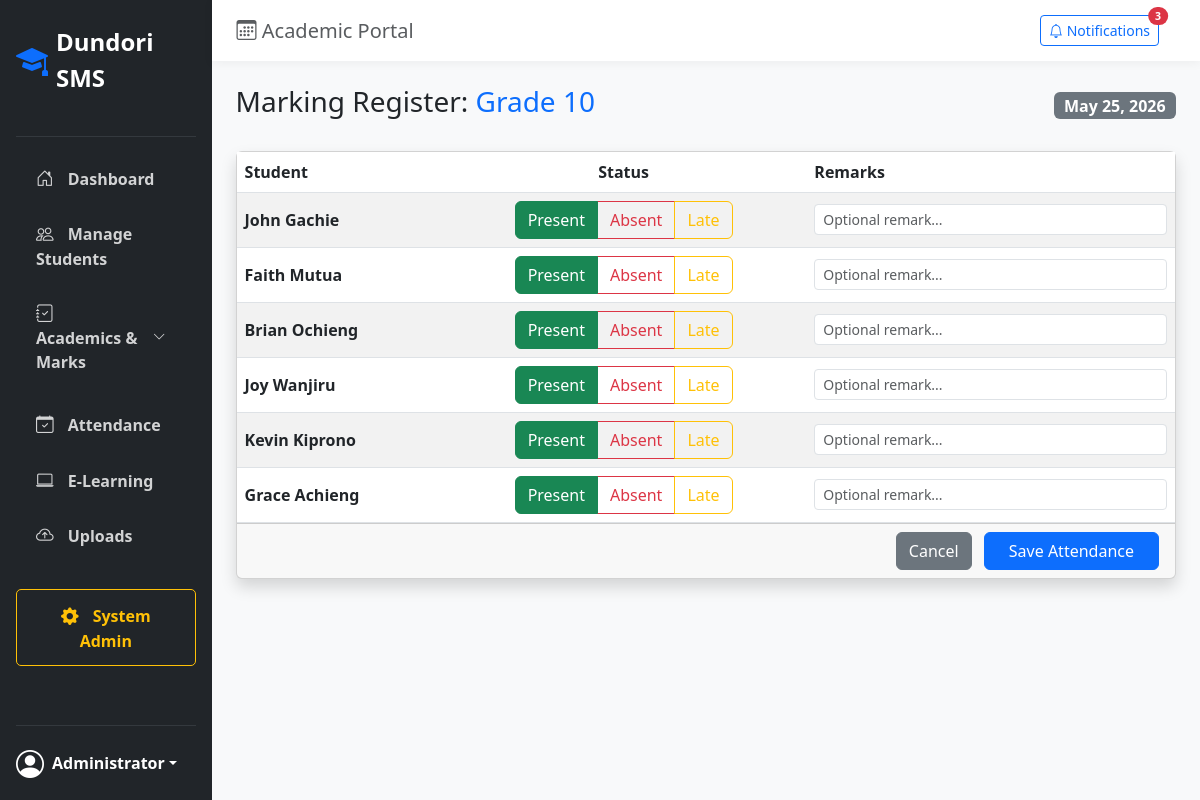
The app's page /attendance/mark/Grade 10/ (signed in) with its own data.
### students/models.py (models this page shows, shortened)
class Student(models.Model):
    SYSTEM_CHOICES = [
        ('CBC', 'CBC (Grade 10-12)'),
        ('844', '8-4-4 (Form 3-4)'),
    ]
    GENDER_CHOICES = [
        ('M', 'Male'),
        ('F', 'Female'),
    ]
    STATUS_CHOICES = [
        ('ACTIVE', 'Active'),
        ('INACTIVE', 'Inactive'),
    ]
    CLASS_CHOICES = [
        ('Grade 10', 'Grade 10'),
        ('Grade 11', 'Grade 11'),
        ('Grade 12', 'Grade 12'),
        ('Form 3', 'Form 3'),
        ('Form 4', 'Form 4'),
    ]
    PATHWAY_CHOICES = [
        ('STEM', 'STEM (Science, Tech, Engineering, Math)'),
        ('ARTS', 'Arts and Sports Science'),
        ('SOCIAL', 'Social Sciences'),
    ]
    admission_number = models.CharField(max_length=20, unique=True)
    first_name = models.CharField(max_length=50)
    last_name = models.CharField(max_length=50)
    gender = models.CharField(max_length=1, choices=GENDER_CHOICES)
    date_of_birth = models.DateField()
    passport_photo = models.ImageField(upload_to='student_photos/', blank=True, null=True)
    curriculum = models.CharField(max_length=5, choices=SYSTEM_CHOICES, default='CBC')
    current_class = models.CharField(max_length=20, choices=CLASS_CHOICES)
    cbc_pathway = models.ForeignKey('academics.CBCPathway', on_delete=models.SET_NULL, null=True, blank=True, help_text="Only needed for Grade 10-12 students")
    parent_name = models.CharField(max_length=100)
    parent_phone = models.CharField(max_length=15)
    parent_email = models.EmailField(blank=True, null=True)
    status = models.CharField(max_length=10, choices=STATUS_CHOICES, default='ACTIVE')
    admission_date = models.DateField(auto_now_add=True)

### attendance/views.py (the view, shortened to what this page needs)
# urls.py: path('mark/<str:class_name>/', views.mark_attendance, name='mark_attendance'),
@login_required
def mark_attendance(request, class_name):
    students = Student.objects.filter(current_class=class_name)
    today = date.today()
    return render(request, 'attendance/mark_register.html', {
        'students': students,
        'class_name': class_name,
        'today': today
    })

### templates/attendance/mark_register.html (shortened to what this page needs)
{% extends 'base.html' %}
{% block content %}
<div class="d-flex justify-content-between align-items-center mb-4">
    <h3>Marking Register: <span class="text-primary">{{ class_name }}</span></h3>
    <span class="badge bg-secondary fs-6">{{ today }}</span>
</div>
<form method="POST">
    <div class="card shadow">
        <div class="card-body p-0">
            <table class="table table-striped mb-0 align-middle">
                <thead class="bg-light">
                    <tr>
                        <th>Student</th>
                        <th class="text-center">Status</th>
                        <th>Remarks</th>
                    </tr>
                </thead>
                <tbody>
                    {% for student in students %}
                    <tr>
                        <td class="fw-bold">{{ student.first_name }} {{ student.last_name }}</td>
                        <td class="text-center">
                            <div class="btn-group" role="group">
                                <label class="btn btn-outline-success" for="present_{{ student.id }}">Present</label>
                                <label class="btn btn-outline-danger" for="absent_{{ student.id }}">Absent</label>
                                <label class="btn btn-outline-warning" for="late_{{ student.id }}">Late</label>
                            </div>
                        </td>
                        <td>
                            <input type="text" name="remarks_{{ student.id }}" class="form-control form-control-sm" placeholder="Optional remark...">
                        </td>
                    </tr>
                    {% endfor %}
                </tbody>
            </table>
        </div>
        <div class="card-footer text-end">
            <a href="{% url 'class_dashboard' %}" class="btn btn-secondary me-2">Cancel</a>
            <button type="submit" class="btn btn-primary px-4">Save Attendance</button>
        </div>
    </div>
</form>
{% endblock %}

### templates/base.html (style rules this page uses)
body { background-color: #f8f9fa; font-family: 'Segoe UI', Tahoma, Geneva, Verdana, sans-serif; }

### records on screen
Student: first_name "John", last_name "Gachie"
Student: first_name "Faith", last_name "Mutua"
Student: first_name "Brian", last_name "Ochieng"
Student: first_name "Joy", last_name "Wanjiru"
Student: first_name "Kevin", last_name "Kiprono"
Student: first_name "Grace", last_name "Achieng"

### other values on screen
{{ class_name }} "Grade 10"
